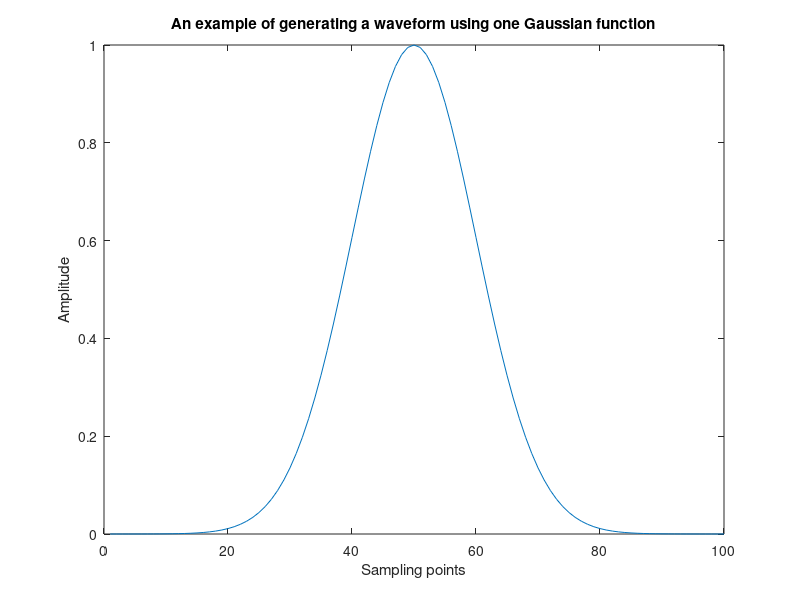

Write MATLAB code to recreate this figure.
a = 1; % Biên độ
mu = 50; % Giá trị trung bình của Gaussian
sigma = 10; % Độ lệch chuẩn của Gaussian
x = 1:1:100; % Tạo các điểm mẫu từ 1 đến 100
y = a * exp(-(((x - mu) / sigma).^2) / 2); % Tính giá trị Gaussian

figure; % Tạo cửa sổ đồ thị mới
plot(x, y); % Vẽ đồ thị
xlabel("Sampling points"); % Gắn nhãn trục x
ylabel("Amplitude"); % Gắn nhãn trục y
title("An example of generating a waveform using one Gaussian function"); % Gắn tiêu đề
